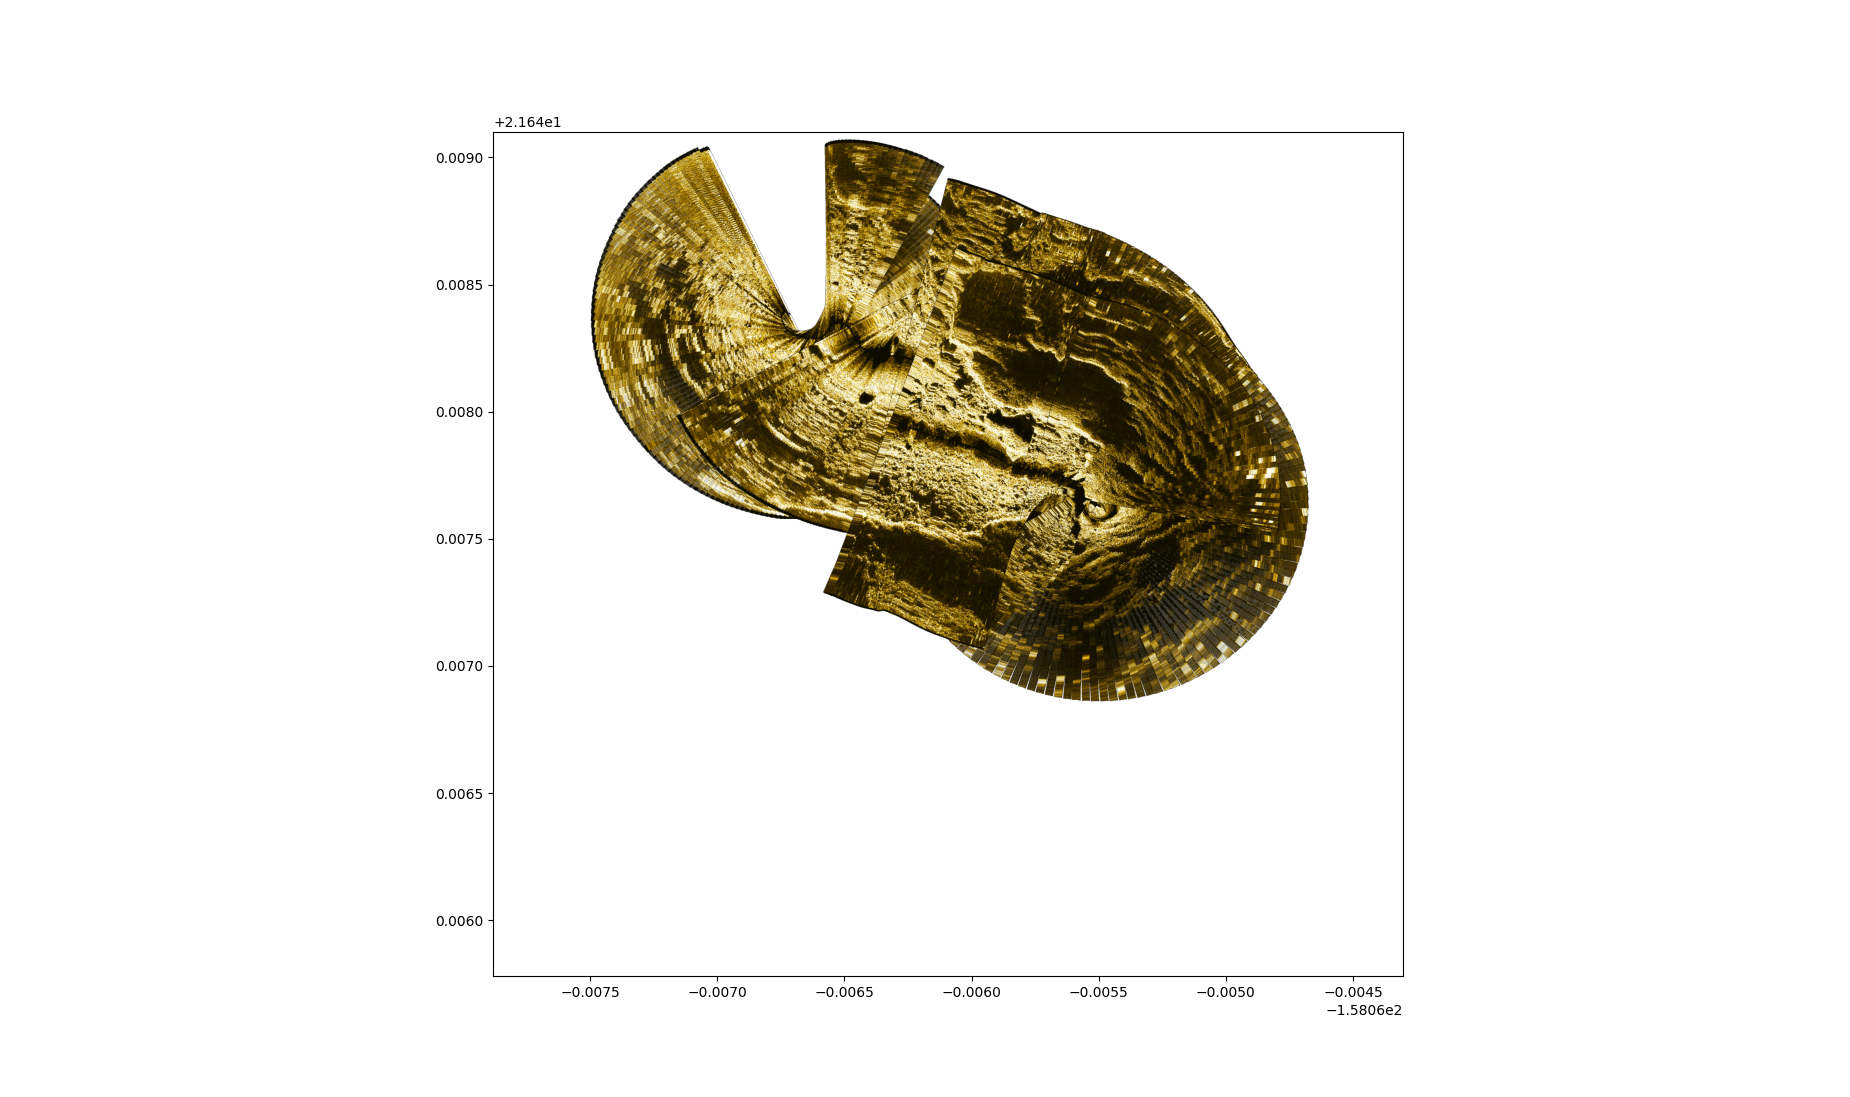

The script that saved this image:
import numpy as np
import matplotlib.pyplot as plt
import matplotlib.image as mpimg
from osgeo import gdal
from scipy.ndimage import zoom
import cv2
from PIL import Image

quitGraph = False

def read_tfw(tfw_path):
    with open(tfw_path, 'r') as f:
        lines = f.readlines()
        x_pixel_length = float(lines[0])
        x_rot_angle = float(lines[1])
        y_rot_angle = float(lines[2])
        neg_y_pixel_length = float(lines[3])
        x_coord = float(lines[4])
        y_coord = float(lines[5])
        # print(x_coord, y_coord)
        return x_pixel_length, neg_y_pixel_length, x_coord, y_coord

def read_tiff_image(img_path):
    try:
        img = Image.open(img_path)
        img.apply_transparency()
        img_data = np.array(img)
        
        return img_data
        # ds = gdal.Open(img_path)
        # img = ds.ReadAsArray()



        # if img.ndim == 3:
        #     # img = img[0]
        #     if img.shape[0] == 4:
        #         img_rgb = img[:3]
        #         img_alpha = img[3]
        #         img_rgb = np.transpose(img_rgb, (1,2,0))
        #         return img_rgb, img_alpha
        #     else:
        #         img = img[0]
        # return img,None

    except Exception as e:
        print(f"Error reading TIFF image {img_path}: {e}")
        raise

def scale_extent(extent, scale_factor):
    x_center = (extent[0] + extent[1]) / 2
    y_center = (extent[2] + extent[3]) / 2
    width = (extent[1] - extent[0]) * scale_factor
    height = (extent[3] - extent[2]) * scale_factor
    return [x_center - width / 2, x_center + width / 2, y_center - height / 2, y_center + height / 2]

def remove_img_background(img_path):
    bgcolor = [84,1,68]
    img = cv2.imread(img_path)
    img = cv2.cvtColor(img,cv2.COLOR_BGR2BGRA)

    img[np.all(img == bgcolor + [255], axis =2)] = [0,0,0,0]
    return img

def main():
    long = []
    lat = []

    global quitGraph
    global ax2
    global highlight
    global fig
    sidescan_images = []
    tfw_files = []
    # sidescan_images = ['Sidescan-Data/20240414-010943-UTC_0-2024-04-10_oahu_three-tables-cross-modality-2mDFS-IVER3-3099_WP33-L.Tiff', 'Sidescan-Data/20240414-010943-UTC_0-2024-04-10_oahu_three-tables-cross-modality-2mDFS-IVER3-3099_WP34-L.Tiff','Sidescan-Data/20240414-010943-UTC_0-2024-04-10_oahu_three-tables-cross-modality-2mDFS-IVER3-3099_WP35-L.Tiff','Sidescan-Data/20240414-010943-UTC_0-2024-04-10_oahu_three-tables-cross-modality-2mDFS-IVER3-3099_WP36-L.Tiff','Sidescan-Data/20240414-010943-UTC_0-2024-04-10_oahu_three-tables-cross-modality-2mDFS-IVER3-3099_WP37-L.Tiff','Sidescan-Data/20240414-010943-UTC_0-2024-04-10_oahu_three-tables-cross-modality-2mDFS-IVER3-3099_WP38-L.Tiff']
    # tfw_files = ['Sidescan-Data/20240414-010943-UTC_0-2024-04-10_oahu_three-tables-cross-modality-2mDFS-IVER3-3099_WP33-L.TFW', 'Sidescan-Data/20240414-010943-UTC_0-2024-04-10_oahu_three-tables-cross-modality-2mDFS-IVER3-3099_WP34-L.TFW', 'Sidescan-Data/20240414-010943-UTC_0-2024-04-10_oahu_three-tables-cross-modality-2mDFS-IVER3-3099_WP35-L.TFW', 'Sidescan-Data/20240414-010943-UTC_0-2024-04-10_oahu_three-tables-cross-modality-2mDFS-IVER3-3099_WP36-L.TFW', 'Sidescan-Data/20240414-010943-UTC_0-2024-04-10_oahu_three-tables-cross-modality-2mDFS-IVER3-3099_WP37-L.TFW', 'Sidescan-Data/20240414-010943-UTC_0-2024-04-10_oahu_three-tables-cross-modality-2mDFS-IVER3-3099_WP38-L.TFW']
    # for i in range(33, 56):
    for i in range(33, 40):
        # print(i)
        sidescan_images.append('Sidescan-Data/20240414-010943-UTC_0-2024-04-10_oahu_three-tables-cross-modality-2mDFS-IVER3-3099_WP'+ str(i) + '-L.Tiff')
        tfw_files.append('Sidescan-Data/20240414-010943-UTC_0-2024-04-10_oahu_three-tables-cross-modality-2mDFS-IVER3-3099_WP' + str(i) + '-L.TFW')
    # Functions that setup the polar and cartesian graphs
    # plt.ion()
    fig = plt.figure()
    ax2 = fig.add_subplot()


    scale_factor = 0.25
    scale = 1

    for img_path, tfw_path in zip(sidescan_images, tfw_files):
        try:
            x_pixel_length, neg_y_pixel_length, x_coord, y_coord = read_tfw(tfw_path)
            ds = gdal.Open(img_path)

            img = read_tiff_image(img_path)
            # img = remove_img_background(img_path)
            # print(img_alpha)
            img_width = ds.RasterXSize * x_pixel_length
            img_height = ds.RasterYSize * abs(neg_y_pixel_length)
            img_extent = [x_coord, x_coord + img_width / scale, y_coord - img_height / scale, y_coord]
            scaled_extent =  scale_extent(img_extent, scale_factor)
            long.append(x_coord)
            lat.append(y_coord)
            # print(x_coord,y_coord)
            # if img_alpha is not None:
            # ax2.imshow(img, extent=img_extent, origin='upper', alpha=0.5)
            ax2.imshow(img, extent=img_extent,origin='upper')

            # ax2.imshow(img, origin='upper', alpha=0.5)
            # else:
            #     ax2.imshow(img, extent = img_extent, origin = 'upper')
            # ax2.set_xlim(min_long,max_long)
            # ax2.set_ylim(min_lat,max_lat)
            ax2.set_xlim(-158.067880292173, -158.06637171583 + img_width)
            ax2.set_ylim(21.647407458227 - img_height, 21.6491011838888)


        except Exception as e:
            print(f"Error processing image {img_path} with TFW file {tfw_path}: {e}")
    # while not quitGraph:
    print(f"Min : ({min(long)}, {min(lat)})")
    print(f"Max: ({max(long)}, {max(lat)})")
        # im = plt.imread("image.Tiff")
        # ax2.scatter(long,lat, color='blue')
    # fig.canvas.draw_idle()
    # fig.canvas.flush_events()
    # ax2.plot(long,lat, 'o')
    # ax2.plot(long,lat)
    plt.show()
    # fig.savefig("test.png")
    
        # if not plt.fignum_exists(1):
            # quitGraph = True

main()